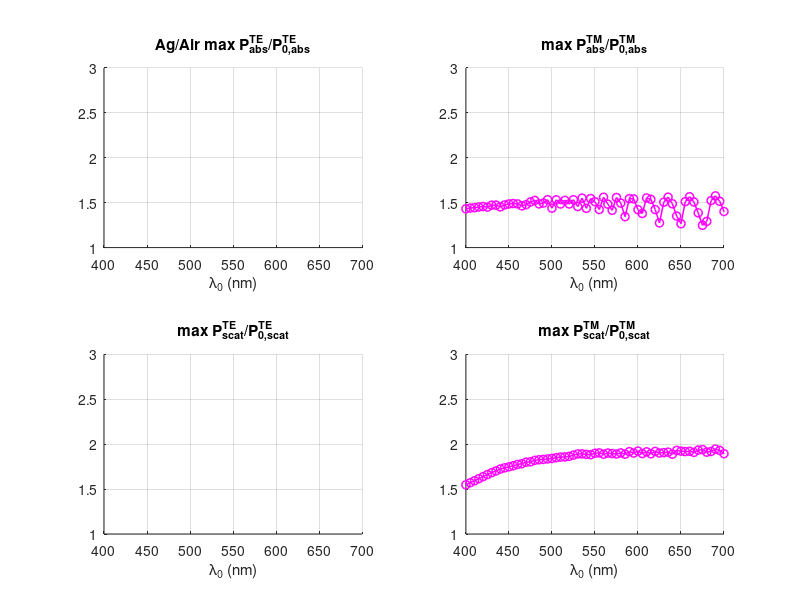
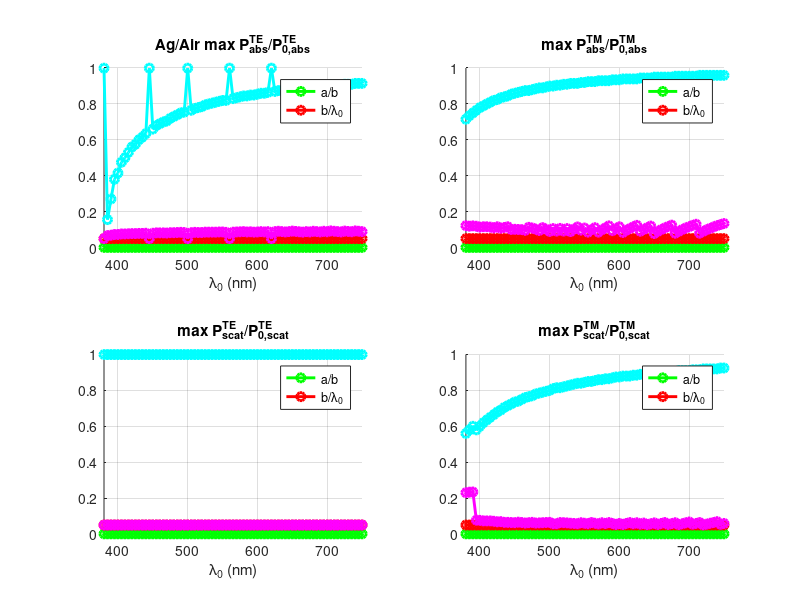
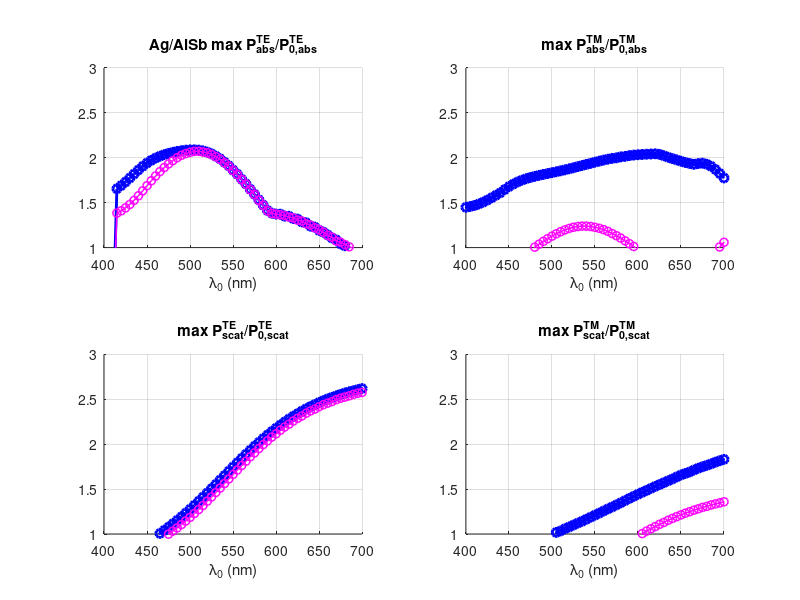
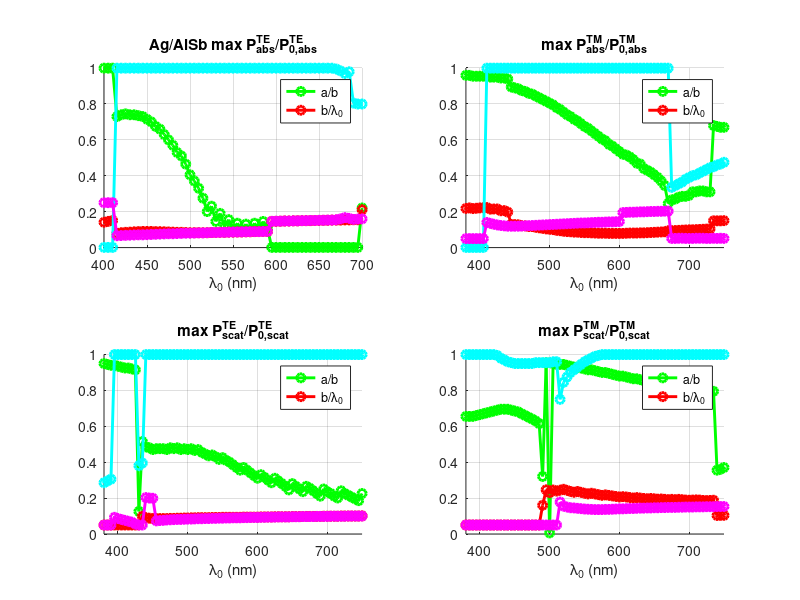

Write the MATLAB code that produced these figures, in order.
clear all;

nm      = 10^(-9);

lambda0min    = 380*nm;
lambda0max    = 750*nm;
lambda0points = 74;
lambda01      = lambda0min + (lambda0max-lambda0min)*[0:lambda0points]/lambda0points;

%----------------------------------------------------------------SILVER/AIR
load('Ag_Air_Data.mat');
load('Air_Ag_Data.mat');
figure;
subplot(2, 2, 1);
hold;
plot(lambda01/nm, Ag_Air_PmaxTEabs, '-bo', 'LineWidth', 2.1);
plot(lambda01/nm, Air_Ag_PmaxTEabs, '-mo', 'LineWidth', 1.1);
xlabel('\lambda_0 (nm)');
title('Ag/Air max P^{TE}_{abs}/P^{TE}_{0,abs}');
grid;
xlim([lambda0min/nm, lambda0max/nm]);
xlim([400, 700]); ylim([1, 3]);
subplot(2, 2, 2);
hold;
plot(lambda01/nm, Ag_Air_PmaxTMabs, '-bo', 'LineWidth', 2.1);
plot(lambda01/nm, Air_Ag_PmaxTMabs, '-mo', 'LineWidth', 1.1);
xlabel('\lambda_0 (nm)');
title('max P^{TM}_{abs}/P^{TM}_{0,abs}');
grid;
xlim([lambda0min/nm, lambda0max/nm]);
xlim([400, 700]); ylim([1, 3]);
subplot(2, 2, 3);
hold;
plot(lambda01/nm, Ag_Air_PmaxTEscat, '-bo', 'LineWidth', 2.1);
plot(lambda01/nm, Air_Ag_PmaxTEscat, '-mo', 'LineWidth', 1.1);
xlabel('\lambda_0 (nm)');
title('max P^{TE}_{scat}/P^{TE}_{0,scat}');
grid;
xlim([lambda0min/nm, lambda0max/nm]);
xlim([400, 700]); ylim([1, 3]);
subplot(2, 2, 4);
hold;
plot(lambda01/nm, Ag_Air_PmaxTMscat, '-bo', 'LineWidth', 2.1);
plot(lambda01/nm, Air_Ag_PmaxTMscat, '-mo', 'LineWidth', 1.1);
xlabel('\lambda_0 (nm)');
title('max P^{TM}_{scat}/P^{TM}_{0,scat}');
grid;
xlim([lambda0min/nm, lambda0max/nm]);
xlim([400, 700]); ylim([1, 3]);
figure;
subplot(2, 2, 1);
hold;
plot(lambda01/nm, Ag_Air_aoboptTEabs, '-go', 'LineWidth', 2.1);
plot(lambda01/nm, Ag_Air_boloptTEabs, '-ro', 'LineWidth', 2.1);
plot(lambda01/nm, Air_Ag_aoboptTEabs, '-co', 'LineWidth', 2.1);
plot(lambda01/nm, Air_Ag_boloptTEabs, '-mo', 'LineWidth', 2.1);
xlabel('\lambda_0 (nm)');
title('Ag/Air max P^{TE}_{abs}/P^{TE}_{0,abs}');
legend('a/b', 'b/\lambda_0');
grid;
xlim([lambda0min/nm, lambda0max/nm]);
subplot(2, 2, 2);
hold;
plot(lambda01/nm, Ag_Air_aoboptTMabs, '-go', 'LineWidth', 2.1);
plot(lambda01/nm, Ag_Air_boloptTMabs, '-ro', 'LineWidth', 2.1);
plot(lambda01/nm, Air_Ag_aoboptTMabs, '-co', 'LineWidth', 2.1);
plot(lambda01/nm, Air_Ag_boloptTMabs, '-mo', 'LineWidth', 2.1);
xlabel('\lambda_0 (nm)');
title('max P^{TM}_{abs}/P^{TM}_{0,abs}');
legend('a/b', 'b/\lambda_0');
grid;
xlim([lambda0min/nm, lambda0max/nm]);
subplot(2, 2, 3);
hold;
plot(lambda01/nm, Ag_Air_aoboptTEscat, '-go', 'LineWidth', 2.1);
plot(lambda01/nm, Ag_Air_boloptTEscat, '-ro', 'LineWidth', 2.1);
plot(lambda01/nm, Air_Ag_aoboptTEscat, '-co', 'LineWidth', 2.1);
plot(lambda01/nm, Air_Ag_boloptTEscat, '-mo', 'LineWidth', 2.1);
xlabel('\lambda_0 (nm)');
title('max P^{TE}_{scat}/P^{TE}_{0,scat}');
legend('a/b', 'b/\lambda_0');
grid;
xlim([lambda0min/nm, lambda0max/nm]);
subplot(2, 2, 4);
hold;
plot(lambda01/nm, Ag_Air_aoboptTMscat, '-go', 'LineWidth', 2.1);
plot(lambda01/nm, Ag_Air_boloptTMscat, '-ro', 'LineWidth', 2.1);
plot(lambda01/nm, Air_Ag_aoboptTMscat, '-co', 'LineWidth', 2.1);
plot(lambda01/nm, Air_Ag_boloptTMscat, '-mo', 'LineWidth', 2.1);
xlabel('\lambda_0 (nm)');
title('max P^{TM}_{scat}/P^{TM}_{0,scat}');
legend('a/b', 'b/\lambda_0');
grid;
xlim([lambda0min/nm, lambda0max/nm]);

%---------------------------------------------------------------SILVER/ALSB
load('Ag_AlSb_Data.mat');
load('AlSb_Ag_Data.mat');
figure;
subplot(2, 2, 1);
hold;
plot(lambda01/nm, Ag_AlSb_PmaxTEabs, '-bo', 'LineWidth', 2.1);
plot(lambda01/nm, AlSb_Ag_PmaxTEabs, '-mo', 'LineWidth', 1.1);
xlabel('\lambda_0 (nm)');
title('Ag/AlSb max P^{TE}_{abs}/P^{TE}_{0,abs}');
grid;
xlim([lambda0min/nm, lambda0max/nm]);
xlim([400, 700]); ylim([1, 3]);
subplot(2, 2, 2);
hold;
plot(lambda01/nm, Ag_AlSb_PmaxTMabs, '-bo', 'LineWidth', 2.1);
plot(lambda01/nm, AlSb_Ag_PmaxTMabs, '-mo', 'LineWidth', 1.1);
xlabel('\lambda_0 (nm)');
title('max P^{TM}_{abs}/P^{TM}_{0,abs}');
grid;
xlim([lambda0min/nm, lambda0max/nm]);
xlim([400, 700]); ylim([1, 3]);
subplot(2, 2, 3);
hold;
plot(lambda01/nm, Ag_AlSb_PmaxTEscat, '-bo', 'LineWidth', 2.1);
plot(lambda01/nm, AlSb_Ag_PmaxTEscat, '-mo', 'LineWidth', 1.1);
xlabel('\lambda_0 (nm)');
title('max P^{TE}_{scat}/P^{TE}_{0,scat}');
grid;
xlim([lambda0min/nm, lambda0max/nm]);
xlim([400, 700]); ylim([1, 3]);
subplot(2, 2, 4);
hold;
plot(lambda01/nm, Ag_AlSb_PmaxTMscat, '-bo', 'LineWidth', 2.1);
plot(lambda01/nm, AlSb_Ag_PmaxTMscat, '-mo', 'LineWidth', 1.1);
xlabel('\lambda_0 (nm)');
title('max P^{TM}_{scat}/P^{TM}_{0,scat}');
grid;
xlim([lambda0min/nm, lambda0max/nm]);
xlim([400, 700]); ylim([1, 3]);
figure;
subplot(2, 2, 1);
hold;
plot(lambda01/nm, Ag_AlSb_aoboptTEabs, '-go', 'LineWidth', 2.1);
plot(lambda01/nm, Ag_AlSb_boloptTEabs, '-ro', 'LineWidth', 2.1);
plot(lambda01/nm, AlSb_Ag_aoboptTEabs, '-co', 'LineWidth', 2.1);
plot(lambda01/nm, AlSb_Ag_boloptTEabs, '-mo', 'LineWidth', 2.1);
xlabel('\lambda_0 (nm)');
title('Ag/AlSb max P^{TE}_{abs}/P^{TE}_{0,abs}');
legend('a/b', 'b/\lambda_0');
grid;
xlim([lambda0min/nm, lambda0max/nm]);
xlim([400, 700]);
subplot(2, 2, 2);
hold;
plot(lambda01/nm, Ag_AlSb_aoboptTMabs, '-go', 'LineWidth', 2.1);
plot(lambda01/nm, Ag_AlSb_boloptTMabs, '-ro', 'LineWidth', 2.1);
plot(lambda01/nm, AlSb_Ag_aoboptTMabs, '-co', 'LineWidth', 2.1);
plot(lambda01/nm, AlSb_Ag_boloptTMabs, '-mo', 'LineWidth', 2.1);
xlabel('\lambda_0 (nm)');
title('max P^{TM}_{abs}/P^{TM}_{0,abs}');
legend('a/b', 'b/\lambda_0');
grid;
xlim([lambda0min/nm, lambda0max/nm]);
subplot(2, 2, 3);
hold;
plot(lambda01/nm, Ag_AlSb_aoboptTEscat, '-go', 'LineWidth', 2.1);
plot(lambda01/nm, Ag_AlSb_boloptTEscat, '-ro', 'LineWidth', 2.1);
plot(lambda01/nm, AlSb_Ag_aoboptTEscat, '-co', 'LineWidth', 2.1);
plot(lambda01/nm, AlSb_Ag_boloptTEscat, '-mo', 'LineWidth', 2.1);
xlabel('\lambda_0 (nm)');
title('max P^{TE}_{scat}/P^{TE}_{0,scat}');
legend('a/b', 'b/\lambda_0');
grid;
xlim([lambda0min/nm, lambda0max/nm]);
subplot(2, 2, 4);
hold;
plot(lambda01/nm, Ag_AlSb_aoboptTMscat, '-go', 'LineWidth', 2.1);
plot(lambda01/nm, Ag_AlSb_boloptTMscat, '-ro', 'LineWidth', 2.1);
plot(lambda01/nm, AlSb_Ag_aoboptTMscat, '-co', 'LineWidth', 2.1);
plot(lambda01/nm, AlSb_Ag_boloptTMscat, '-mo', 'LineWidth', 2.1);
xlabel('\lambda_0 (nm)');
title('max P^{TM}_{scat}/P^{TM}_{0,scat}');
legend('a/b', 'b/\lambda_0');
grid;
xlim([lambda0min/nm, lambda0max/nm]);

%----------------------------------------------------------------SILVER/ASI
load('Ag_aSi_Data.mat');
load('aSi_Ag_Data.mat');
figure;
subplot(2, 2, 1);
hold;
plot(lambda01/nm, Ag_aSi_PmaxTEabs, '-bo', 'LineWidth', 2.1);
plot(lambda01/nm, aSi_Ag_PmaxTEabs, '-mo', 'LineWidth', 1.1);
xlabel('\lambda_0 (nm)');
title('Ag/aSi max P^{TE}_{abs}/P^{TE}_{0,abs}');
grid;
xlim([lambda0min/nm, lambda0max/nm]);
xlim([400, 700]); ylim([1, 3]);
subplot(2, 2, 2);
hold;
plot(lambda01/nm, Ag_aSi_PmaxTMabs, '-bo', 'LineWidth', 2.1);
plot(lambda01/nm, aSi_Ag_PmaxTMabs, '-mo', 'LineWidth', 1.1);
xlabel('\lambda_0 (nm)');
title('max P^{TM}_{abs}/P^{TM}_{0,abs}');
grid;
xlim([lambda0min/nm, lambda0max/nm]);
xlim([400, 700]); ylim([1, 3]);
subplot(2, 2, 3);
hold;
plot(lambda01/nm, Ag_aSi_PmaxTEscat, '-bo', 'LineWidth', 2.1);
plot(lambda01/nm, aSi_Ag_PmaxTEscat, '-mo', 'LineWidth', 1.1);
xlabel('\lambda_0 (nm)');
title('max P^{TE}_{scat}/P^{TE}_{0,scat}');
grid;
xlim([lambda0min/nm, lambda0max/nm]);
xlim([400, 700]); ylim([1, 3]);
subplot(2, 2, 4);
hold;
plot(lambda01/nm, Ag_aSi_PmaxTMscat, '-bo', 'LineWidth', 2.1);
plot(lambda01/nm, aSi_Ag_PmaxTMscat, '-mo', 'LineWidth', 1.1);
xlabel('\lambda_0 (nm)');
title('max P^{TM}_{scat}/P^{TM}_{0,scat}');
grid;
xlim([lambda0min/nm, lambda0max/nm]);
xlim([400, 700]); ylim([1, 3]);
figure;
subplot(2, 2, 1);
hold;
plot(lambda01/nm, Ag_aSi_aoboptTEabs, '-go', 'LineWidth', 2.1);
plot(lambda01/nm, Ag_aSi_boloptTEabs, '-ro', 'LineWidth', 2.1);
plot(lambda01/nm, aSi_Ag_aoboptTEabs, '-co', 'LineWidth', 2.1);
plot(lambda01/nm, aSi_Ag_boloptTEabs, '-mo', 'LineWidth', 2.1);
xlabel('\lambda_0 (nm)');
title('Ag/aSi max P^{TE}_{abs}/P^{TE}_{0,abs}');
legend('a/b', 'b/\lambda_0');
grid;
xlim([lambda0min/nm, lambda0max/nm]);
subplot(2, 2, 2);
hold;
plot(lambda01/nm, Ag_aSi_aoboptTMabs, '-go', 'LineWidth', 2.1);
plot(lambda01/nm, Ag_aSi_boloptTMabs, '-ro', 'LineWidth', 2.1);
plot(lambda01/nm, aSi_Ag_aoboptTMabs, '-co', 'LineWidth', 2.1);
plot(lambda01/nm, aSi_Ag_boloptTMabs, '-mo', 'LineWidth', 2.1);
xlabel('\lambda_0 (nm)');
title('max P^{TM}_{abs}/P^{TM}_{0,abs}');
legend('a/b', 'b/\lambda_0');
grid;
xlim([lambda0min/nm, lambda0max/nm]);
subplot(2, 2, 3);
hold;
plot(lambda01/nm, Ag_aSi_aoboptTEscat, '-go', 'LineWidth', 2.1);
plot(lambda01/nm, Ag_aSi_boloptTEscat, '-ro', 'LineWidth', 2.1);
plot(lambda01/nm, aSi_Ag_aoboptTEscat, '-co', 'LineWidth', 2.1);
plot(lambda01/nm, aSi_Ag_boloptTEscat, '-mo', 'LineWidth', 2.1);
xlabel('\lambda_0 (nm)');
title('max P^{TE}_{scat}/P^{TE}_{0,scat}');
legend('a/b', 'b/\lambda_0');
grid;
xlim([lambda0min/nm, lambda0max/nm]);
subplot(2, 2, 4);
hold;
plot(lambda01/nm, Ag_aSi_aoboptTMscat, '-go', 'LineWidth', 2.1);
plot(lambda01/nm, Ag_aSi_boloptTMscat, '-ro', 'LineWidth', 2.1);
plot(lambda01/nm, aSi_Ag_aoboptTMscat, '-co', 'LineWidth', 2.1);
plot(lambda01/nm, aSi_Ag_boloptTMscat, '-mo', 'LineWidth', 2.1);
xlabel('\lambda_0 (nm)');
title('max P^{TM}_{scat}/P^{TM}_{0,scat}');
legend('a/b', 'b/\lambda_0');
grid;
xlim([lambda0min/nm, lambda0max/nm]);

%----------------------------------------------------------------SILVER/GAP
load('Ag_GaP_Data.mat');
load('GaP_Ag_Data.mat');
figure;
subplot(2, 2, 1);
hold;
plot(lambda01/nm, Ag_GaP_PmaxTEabs, '-bo', 'LineWidth', 2.1);
plot(lambda01/nm, GaP_Ag_PmaxTEabs, '-mo', 'LineWidth', 1.1);
xlabel('\lambda_0 (nm)');
title('Ag/GaP max P^{TE}_{abs}/P^{TE}_{0,abs}');
grid;
xlim([lambda0min/nm, lambda0max/nm]);
xlim([400, 700]); ylim([1, 3]);
subplot(2, 2, 2);
hold;
plot(lambda01/nm, Ag_GaP_PmaxTMabs, '-bo', 'LineWidth', 2.1);
plot(lambda01/nm, GaP_Ag_PmaxTMabs, '-mo', 'LineWidth', 1.1);
xlabel('\lambda_0 (nm)');
title('max P^{TM}_{abs}/P^{TM}_{0,abs}');
grid;
xlim([lambda0min/nm, lambda0max/nm]);
xlim([400, 700]); ylim([1, 3]);
subplot(2, 2, 3);
hold;
plot(lambda01/nm, Ag_GaP_PmaxTEscat, '-bo', 'LineWidth', 2.1);
plot(lambda01/nm, GaP_Ag_PmaxTEscat, '-mo', 'LineWidth', 1.1);
xlabel('\lambda_0 (nm)');
title('max P^{TE}_{scat}/P^{TE}_{0,scat}');
grid;
xlim([lambda0min/nm, lambda0max/nm]);
xlim([400, 700]); ylim([1, 3]);
subplot(2, 2, 4);
hold;
plot(lambda01/nm, Ag_GaP_PmaxTMscat, '-bo', 'LineWidth', 2.1);
plot(lambda01/nm, GaP_Ag_PmaxTMscat, '-mo', 'LineWidth', 1.1);
xlabel('\lambda_0 (nm)');
title('max P^{TM}_{scat}/P^{TM}_{0,scat}');
grid;
xlim([lambda0min/nm, lambda0max/nm]);
xlim([400, 700]); ylim([1, 3]);
figure;
subplot(2, 2, 1);
hold;
plot(lambda01/nm, Ag_GaP_aoboptTEabs, '-go', 'LineWidth', 2.1);
plot(lambda01/nm, Ag_GaP_boloptTEabs, '-ro', 'LineWidth', 2.1);
plot(lambda01/nm, GaP_Ag_aoboptTEabs, '-co', 'LineWidth', 2.1);
plot(lambda01/nm, GaP_Ag_boloptTEabs, '-mo', 'LineWidth', 2.1);
xlabel('\lambda_0 (nm)');
title('Ag/GaP max P^{TE}_{abs}/P^{TE}_{0,abs}');
legend('a/b', 'b/\lambda_0');
grid;
xlim([lambda0min/nm, lambda0max/nm]);
subplot(2, 2, 2);
hold;
plot(lambda01/nm, Ag_GaP_aoboptTMabs, '-go', 'LineWidth', 2.1);
plot(lambda01/nm, Ag_GaP_boloptTMabs, '-ro', 'LineWidth', 2.1);
plot(lambda01/nm, GaP_Ag_aoboptTMabs, '-co', 'LineWidth', 2.1);
plot(lambda01/nm, GaP_Ag_boloptTMabs, '-mo', 'LineWidth', 2.1);
xlabel('\lambda_0 (nm)');
title('max P^{TM}_{abs}/P^{TM}_{0,abs}');
legend('a/b', 'b/\lambda_0');
grid;
xlim([lambda0min/nm, lambda0max/nm]);
subplot(2, 2, 3);
hold;
plot(lambda01/nm, Ag_GaP_aoboptTEscat, '-go', 'LineWidth', 2.1);
plot(lambda01/nm, Ag_GaP_boloptTEscat, '-ro', 'LineWidth', 2.1);
plot(lambda01/nm, GaP_Ag_aoboptTEscat, '-co', 'LineWidth', 2.1);
plot(lambda01/nm, GaP_Ag_boloptTEscat, '-mo', 'LineWidth', 2.1);
xlabel('\lambda_0 (nm)');
title('max P^{TE}_{scat}/P^{TE}_{0,scat}');
legend('a/b', 'b/\lambda_0');
grid;
xlim([lambda0min/nm, lambda0max/nm]);
subplot(2, 2, 4);
hold;
plot(lambda01/nm, Ag_GaP_aoboptTMscat, '-go', 'LineWidth', 2.1);
plot(lambda01/nm, Ag_GaP_boloptTMscat, '-ro', 'LineWidth', 2.1);
plot(lambda01/nm, GaP_Ag_aoboptTMscat, '-co', 'LineWidth', 2.1);
plot(lambda01/nm, GaP_Ag_boloptTMscat, '-mo', 'LineWidth', 2.1);
xlabel('\lambda_0 (nm)');
title('max P^{TM}_{scat}/P^{TM}_{0,scat}');
legend('a/b', 'b/\lambda_0');
grid;
xlim([lambda0min/nm, lambda0max/nm]);

%---------------------------------------------------------------SILVER/GASB
load('Ag_GaSb_Data.mat');
load('GaSb_Ag_Data.mat');
figure;
subplot(2, 2, 1);
hold;
plot(lambda01/nm, Ag_GaSb_PmaxTEabs, '-bo', 'LineWidth', 2.1);
plot(lambda01/nm, GaSb_Ag_PmaxTEabs, '-mo', 'LineWidth', 1.1);
xlabel('\lambda_0 (nm)');
title('Ag/GaSb max P^{TE}_{abs}/P^{TE}_{0,abs}');
grid;
xlim([lambda0min/nm, lambda0max/nm]);
xlim([400, 700]); ylim([1, 3]);
subplot(2, 2, 2);
hold;
plot(lambda01/nm, Ag_GaSb_PmaxTMabs, '-bo', 'LineWidth', 2.1);
plot(lambda01/nm, GaSb_Ag_PmaxTMabs, '-mo', 'LineWidth', 1.1);
xlabel('\lambda_0 (nm)');
title('max P^{TM}_{abs}/P^{TM}_{0,abs}');
grid;
xlim([lambda0min/nm, lambda0max/nm]);
xlim([400, 700]); ylim([1, 3]);
subplot(2, 2, 3);
hold;
plot(lambda01/nm, Ag_GaSb_PmaxTEscat, '-bo', 'LineWidth', 2.1);
plot(lambda01/nm, GaSb_Ag_PmaxTEscat, '-mo', 'LineWidth', 1.1);
xlabel('\lambda_0 (nm)');
title('max P^{TE}_{scat}/P^{TE}_{0,scat}');
grid;
xlim([lambda0min/nm, lambda0max/nm]);
xlim([400, 700]); ylim([1, 3]);
subplot(2, 2, 4);
hold;
plot(lambda01/nm, Ag_GaSb_PmaxTMscat, '-bo', 'LineWidth', 2.1);
plot(lambda01/nm, GaSb_Ag_PmaxTMscat, '-mo', 'LineWidth', 1.1);
xlabel('\lambda_0 (nm)');
title('max P^{TM}_{scat}/P^{TM}_{0,scat}');
grid;
xlim([lambda0min/nm, lambda0max/nm]);
xlim([400, 700]); ylim([1, 3]);
figure;
subplot(2, 2, 1);
hold;
plot(lambda01/nm, Ag_GaSb_aoboptTEabs, '-go', 'LineWidth', 2.1);
plot(lambda01/nm, Ag_GaSb_boloptTEabs, '-ro', 'LineWidth', 2.1);
plot(lambda01/nm, GaSb_Ag_aoboptTEabs, '-co', 'LineWidth', 2.1);
plot(lambda01/nm, GaSb_Ag_boloptTEabs, '-mo', 'LineWidth', 2.1);
xlabel('\lambda_0 (nm)');
title('Ag/GaSb max P^{TE}_{abs}/P^{TE}_{0,abs}');
legend('a/b', 'b/\lambda_0');
grid;
xlim([lambda0min/nm, lambda0max/nm]);
subplot(2, 2, 2);
hold;
plot(lambda01/nm, Ag_GaSb_aoboptTMabs, '-go', 'LineWidth', 2.1);
plot(lambda01/nm, Ag_GaSb_boloptTMabs, '-ro', 'LineWidth', 2.1);
plot(lambda01/nm, GaSb_Ag_aoboptTMabs, '-co', 'LineWidth', 2.1);
plot(lambda01/nm, GaSb_Ag_boloptTMabs, '-mo', 'LineWidth', 2.1);
xlabel('\lambda_0 (nm)');
title('max P^{TM}_{abs}/P^{TM}_{0,abs}');
legend('a/b', 'b/\lambda_0');
grid;
xlim([lambda0min/nm, lambda0max/nm]);
subplot(2, 2, 3);
hold;
plot(lambda01/nm, Ag_GaSb_aoboptTEscat, '-go', 'LineWidth', 2.1);
plot(lambda01/nm, Ag_GaSb_boloptTEscat, '-ro', 'LineWidth', 2.1);
plot(lambda01/nm, GaSb_Ag_aoboptTEscat, '-co', 'LineWidth', 2.1);
plot(lambda01/nm, GaSb_Ag_boloptTEscat, '-mo', 'LineWidth', 2.1);
xlabel('\lambda_0 (nm)');
title('max P^{TE}_{scat}/P^{TE}_{0,scat}');
legend('a/b', 'b/\lambda_0');
grid;
xlim([lambda0min/nm, lambda0max/nm]);
subplot(2, 2, 4);
hold;
plot(lambda01/nm, Ag_GaSb_aoboptTMscat, '-go', 'LineWidth', 2.1);
plot(lambda01/nm, Ag_GaSb_boloptTMscat, '-ro', 'LineWidth', 2.1);
plot(lambda01/nm, GaSb_Ag_aoboptTMscat, '-co', 'LineWidth', 2.1);
plot(lambda01/nm, GaSb_Ag_boloptTMscat, '-mo', 'LineWidth', 2.1);
xlabel('\lambda_0 (nm)');
title('max P^{TM}_{scat}/P^{TM}_{0,scat}');
legend('a/b', 'b/\lambda_0');
grid;
xlim([lambda0min/nm, lambda0max/nm]);

%-----------------------------------------------------------------SILVER/GE
load('Ag_Ge_Data.mat');
load('Ge_Ag_Data.mat');
figure;
subplot(2, 2, 1);
hold;
plot(lambda01/nm, Ag_Ge_PmaxTEabs, '-bo', 'LineWidth', 2.1);
plot(lambda01/nm, Ge_Ag_PmaxTEabs, '-mo', 'LineWidth', 1.1);
xlabel('\lambda_0 (nm)');
title('Ag/Ge max P^{TE}_{abs}/P^{TE}_{0,abs}');
grid;
xlim([lambda0min/nm, lambda0max/nm]);
xlim([400, 700]); ylim([1, 3]);
subplot(2, 2, 2);
hold;
plot(lambda01/nm, Ag_Ge_PmaxTMabs, '-bo', 'LineWidth', 2.1);
plot(lambda01/nm, Ge_Ag_PmaxTMabs, '-mo', 'LineWidth', 1.1);
xlabel('\lambda_0 (nm)');
title('max P^{TM}_{abs}/P^{TM}_{0,abs}');
grid;
xlim([lambda0min/nm, lambda0max/nm]);
xlim([400, 700]); ylim([1, 3]);
subplot(2, 2, 3);
hold;
plot(lambda01/nm, Ag_Ge_PmaxTEscat, '-bo', 'LineWidth', 2.1);
plot(lambda01/nm, Ge_Ag_PmaxTEscat, '-mo', 'LineWidth', 1.1);
xlabel('\lambda_0 (nm)');
title('max P^{TE}_{scat}/P^{TE}_{0,scat}');
grid;
xlim([lambda0min/nm, lambda0max/nm]);
xlim([400, 700]); ylim([1, 3]);
subplot(2, 2, 4);
hold;
plot(lambda01/nm, Ag_Ge_PmaxTMscat, '-bo', 'LineWidth', 2.1);
plot(lambda01/nm, Ge_Ag_PmaxTMscat, '-mo', 'LineWidth', 1.1);
xlabel('\lambda_0 (nm)');
title('max P^{TM}_{scat}/P^{TM}_{0,scat}');
grid;
xlim([lambda0min/nm, lambda0max/nm]);
xlim([400, 700]); ylim([1, 3]);
figure;
subplot(2, 2, 1);
hold;
plot(lambda01/nm, Ag_Ge_aoboptTEabs, '-go', 'LineWidth', 2.1);
plot(lambda01/nm, Ag_Ge_boloptTEabs, '-ro', 'LineWidth', 2.1);
plot(lambda01/nm, Ge_Ag_aoboptTEabs, '-co', 'LineWidth', 2.1);
plot(lambda01/nm, Ge_Ag_boloptTEabs, '-mo', 'LineWidth', 2.1);
xlabel('\lambda_0 (nm)');
title('Ag/Ge max P^{TE}_{abs}/P^{TE}_{0,abs}');
legend('a/b', 'b/\lambda_0');
grid;
xlim([lambda0min/nm, lambda0max/nm]);
subplot(2, 2, 2);
hold;
plot(lambda01/nm, Ag_Ge_aoboptTMabs, '-go', 'LineWidth', 2.1);
plot(lambda01/nm, Ag_Ge_boloptTMabs, '-ro', 'LineWidth', 2.1);
plot(lambda01/nm, Ge_Ag_aoboptTMabs, '-co', 'LineWidth', 2.1);
plot(lambda01/nm, Ge_Ag_boloptTMabs, '-mo', 'LineWidth', 2.1);
xlabel('\lambda_0 (nm)');
title('max P^{TM}_{abs}/P^{TM}_{0,abs}');
legend('a/b', 'b/\lambda_0');
grid;
xlim([lambda0min/nm, lambda0max/nm]);
subplot(2, 2, 3);
hold;
plot(lambda01/nm, Ag_Ge_aoboptTEscat, '-go', 'LineWidth', 2.1);
plot(lambda01/nm, Ag_Ge_boloptTEscat, '-ro', 'LineWidth', 2.1);
plot(lambda01/nm, Ge_Ag_aoboptTEscat, '-co', 'LineWidth', 2.1);
plot(lambda01/nm, Ge_Ag_boloptTEscat, '-mo', 'LineWidth', 2.1);
xlabel('\lambda_0 (nm)');
title('max P^{TE}_{scat}/P^{TE}_{0,scat}');
legend('a/b', 'b/\lambda_0');
grid;
xlim([lambda0min/nm, lambda0max/nm]);
subplot(2, 2, 4);
hold;
plot(lambda01/nm, Ag_Ge_aoboptTMscat, '-go', 'LineWidth', 2.1);
plot(lambda01/nm, Ag_Ge_boloptTMscat, '-ro', 'LineWidth', 2.1);
plot(lambda01/nm, Ge_Ag_aoboptTMscat, '-co', 'LineWidth', 2.1);
plot(lambda01/nm, Ge_Ag_boloptTMscat, '-mo', 'LineWidth', 2.1);
xlabel('\lambda_0 (nm)');
title('max P^{TM}_{scat}/P^{TM}_{0,scat}');
legend('a/b', 'b/\lambda_0');
grid;
xlim([lambda0min/nm, lambda0max/nm]);

%---------------------------------------------------------------SILVER/INAS
load('Ag_InAs_Data.mat');
load('InAs_Ag_Data.mat');
figure;
subplot(2, 2, 1);
hold;
plot(lambda01/nm, Ag_InAs_PmaxTEabs, '-bo', 'LineWidth', 2.1);
plot(lambda01/nm, InAs_Ag_PmaxTEabs, '-mo', 'LineWidth', 1.1);
xlabel('\lambda_0 (nm)');
title('Ag/InAs max P^{TE}_{abs}/P^{TE}_{0,abs}');
grid;
xlim([lambda0min/nm, lambda0max/nm]);
xlim([400, 700]); ylim([1, 3]);
subplot(2, 2, 2);
hold;
plot(lambda01/nm, Ag_InAs_PmaxTMabs, '-bo', 'LineWidth', 2.1);
plot(lambda01/nm, InAs_Ag_PmaxTMabs, '-mo', 'LineWidth', 1.1);
xlabel('\lambda_0 (nm)');
title('max P^{TM}_{abs}/P^{TM}_{0,abs}');
grid;
xlim([lambda0min/nm, lambda0max/nm]);
xlim([400, 700]); ylim([1, 3]);
subplot(2, 2, 3);
hold;
plot(lambda01/nm, Ag_InAs_PmaxTEscat, '-bo', 'LineWidth', 2.1);
plot(lambda01/nm, InAs_Ag_PmaxTEscat, '-mo', 'LineWidth', 1.1);
xlabel('\lambda_0 (nm)');
title('max P^{TE}_{scat}/P^{TE}_{0,scat}');
grid;
xlim([lambda0min/nm, lambda0max/nm]);
xlim([400, 700]); ylim([1, 3]);
subplot(2, 2, 4);
hold;
plot(lambda01/nm, Ag_InAs_PmaxTMscat, '-bo', 'LineWidth', 2.1);
plot(lambda01/nm, InAs_Ag_PmaxTMscat, '-mo', 'LineWidth', 1.1);
xlabel('\lambda_0 (nm)');
title('max P^{TM}_{scat}/P^{TM}_{0,scat}');
grid;
xlim([lambda0min/nm, lambda0max/nm]);
xlim([400, 700]); ylim([1, 3]);
figure;
subplot(2, 2, 1);
hold;
plot(lambda01/nm, Ag_InAs_aoboptTEabs, '-go', 'LineWidth', 2.1);
plot(lambda01/nm, Ag_InAs_boloptTEabs, '-ro', 'LineWidth', 2.1);
plot(lambda01/nm, InAs_Ag_aoboptTEabs, '-co', 'LineWidth', 2.1);
plot(lambda01/nm, InAs_Ag_boloptTEabs, '-mo', 'LineWidth', 2.1);
xlabel('\lambda_0 (nm)');
title('Ag/InAs max P^{TE}_{abs}/P^{TE}_{0,abs}');
legend('a/b', 'b/\lambda_0');
grid;
xlim([lambda0min/nm, lambda0max/nm]);
subplot(2, 2, 2);
hold;
plot(lambda01/nm, Ag_InAs_aoboptTMabs, '-go', 'LineWidth', 2.1);
plot(lambda01/nm, Ag_InAs_boloptTMabs, '-ro', 'LineWidth', 2.1);
plot(lambda01/nm, InAs_Ag_aoboptTMabs, '-co', 'LineWidth', 2.1);
plot(lambda01/nm, InAs_Ag_boloptTMabs, '-mo', 'LineWidth', 2.1);
xlabel('\lambda_0 (nm)');
title('max P^{TM}_{abs}/P^{TM}_{0,abs}');
legend('a/b', 'b/\lambda_0');
grid;
xlim([lambda0min/nm, lambda0max/nm]);
subplot(2, 2, 3);
hold;
plot(lambda01/nm, Ag_InAs_aoboptTEscat, '-go', 'LineWidth', 2.1);
plot(lambda01/nm, Ag_InAs_boloptTEscat, '-ro', 'LineWidth', 2.1);
plot(lambda01/nm, InAs_Ag_aoboptTEscat, '-co', 'LineWidth', 2.1);
plot(lambda01/nm, InAs_Ag_boloptTEscat, '-mo', 'LineWidth', 2.1);
xlabel('\lambda_0 (nm)');
title('max P^{TE}_{scat}/P^{TE}_{0,scat}');
legend('a/b', 'b/\lambda_0');
grid;
xlim([lambda0min/nm, lambda0max/nm]);
subplot(2, 2, 4);
hold;
plot(lambda01/nm, Ag_InAs_aoboptTMscat, '-go', 'LineWidth', 2.1);
plot(lambda01/nm, Ag_InAs_boloptTMscat, '-ro', 'LineWidth', 2.1);
plot(lambda01/nm, InAs_Ag_aoboptTMscat, '-co', 'LineWidth', 2.1);
plot(lambda01/nm, InAs_Ag_boloptTMscat, '-mo', 'LineWidth', 2.1);
xlabel('\lambda_0 (nm)');
title('max P^{TM}_{scat}/P^{TM}_{0,scat}');
legend('a/b', 'b/\lambda_0');
grid;
xlim([lambda0min/nm, lambda0max/nm]);